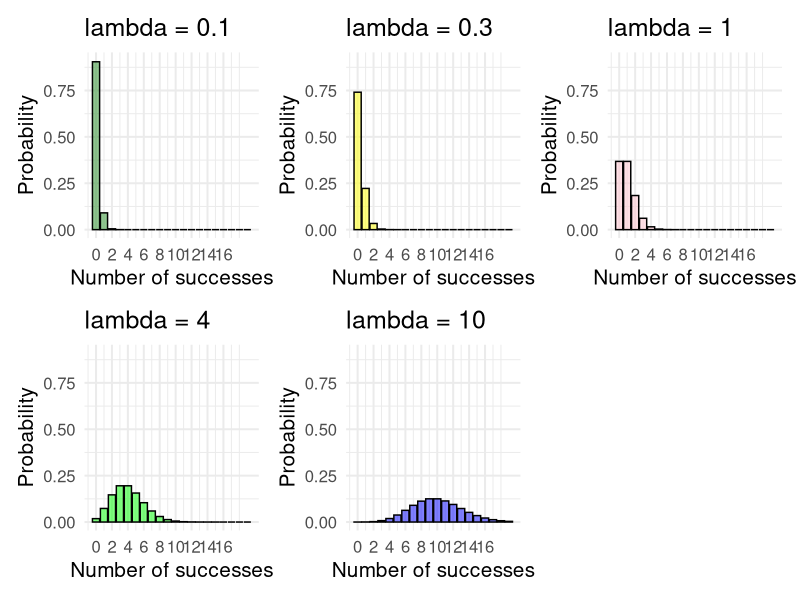
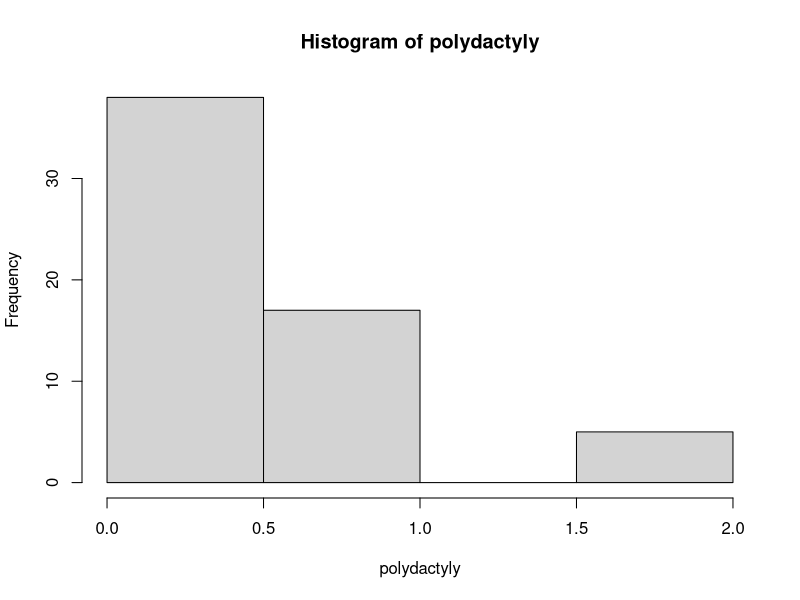

R code for these plots, in order:
## ---- chunk 1
library(jpeg)
library(grid)
library(ggplot2)
## ---- chunk 2
library(ggplot2)
point.probs <- rep(NA, 21)
point.probs2 <- rep(NA, 21)
point.probs3 <- rep(NA, 21)
point.probs4 <- rep(NA, 21)
point.probs5 <- rep(NA, 21)

for(i in 1:20) {
  point.probs5[i] <- dpois(x = i-1, lambda = 0.1)
  point.probs4[i] <- dpois(x = i-1, lambda = 0.3)
  point.probs[i] <- dpois(x = i-1, lambda = 1)
  point.probs2[i] <- dpois(x = i-1, lambda = 4)
  point.probs3[i] <- dpois(x = i-1, lambda = 10)
}

probs <- data.frame(point.probs, point.probs2, point.probs3, point.probs4)

plot1 <- ggplot(probs, aes(x = 0:20, y = point.probs)) +
  geom_histogram(stat = "identity", binwidth = 1, fill = "pink", alpha = 0.5, col = "black") +
  labs(y = "Probability",
       x = "Number of successes") +
  theme_minimal(base_size = 15) +
  scale_y_continuous(limits = c(0, 0.91)) +
  scale_x_continuous(breaks = c(0, 2, 4, 6, 8, 10, 12, 14, 16)) +
  ggtitle("lambda = 1")

plot2 <- ggplot(probs, aes(x = 0:20, y = point.probs2)) +
  geom_histogram(stat = "identity", binwidth = 1, fill = "green", alpha = 0.5, col = "black") +
  labs(y = "Probability",
       x = "Number of successes") +
  theme_minimal(base_size = 15) +
  scale_y_continuous(limits = c(0, 0.91)) +
  scale_x_continuous(breaks = c(0, 2, 4, 6, 8, 10, 12, 14, 16)) +
  ggtitle("lambda = 4")

plot3 <- ggplot(probs, aes(x = 0:20, y = point.probs3)) +
  geom_histogram(stat = "identity", binwidth = 1, fill = "blue", alpha = 0.5, col = "black") +
  labs(y = "Probability",
       x = "Number of successes") +
  theme_minimal(base_size = 15) +
  scale_y_continuous(limits = c(0, 0.91)) +
  scale_x_continuous(breaks = c(0, 2, 4, 6, 8, 10, 12, 14, 16)) +
  ggtitle("lambda = 10")

plot4 <- ggplot(probs, aes(x = 0:20, y = point.probs4)) +
  geom_histogram(stat = "identity", binwidth = 1, fill = "yellow", alpha = 0.5, col = "black") +
  labs(y = "Probability",
       x = "Number of successes") +
  theme_minimal(base_size = 15) +
  scale_y_continuous(limits = c(0, 0.91)) +
  scale_x_continuous(breaks = c(0, 2, 4, 6, 8, 10, 12, 14, 16)) +
  ggtitle("lambda = 0.3")

plot5 <- ggplot(probs, aes(x = 0:20, y = point.probs5)) +
  geom_histogram(stat = "identity", binwidth = 1, fill = "forest green", alpha = 0.5, col = "black") +
  labs(y = "Probability",
       x = "Number of successes") +
  theme_minimal(base_size = 15) +
  scale_y_continuous(limits = c(0, 0.91)) +
  scale_x_continuous(breaks = c(0, 2, 4, 6, 8, 10, 12, 14, 16)) +
  ggtitle("lambda = 0.1")


library(patchwork)

plot5 + plot4 + plot1 + plot2 + plot3 + plot_layout(ncol = 3)

## ---- chunk 3
dpois(x = 0, lambda = 0.1) + dpois(x = 1, lambda = 0.1)

# or, 

ppois(q = 1, lambda = 0.1) # notice that lambda is the parameter
## ---- chunk 4
1 - ppois(q = 3, lambda = 0.1) #careful, we used q = 3 here, why 3 and not 4?
## ---- chunk 5
set.seed(200)
polydactyly<-(rpois(n = 12*5, lambda = 0.536))
polydactyly
## ---- chunk 6
hist(polydactyly)
## ---- chunk 7
mean(polydactyly)
sd(polydactyly)
## ---- chunk 8
rpois(100, lambda = 0.1)
rpois(100, lambda = 1)
